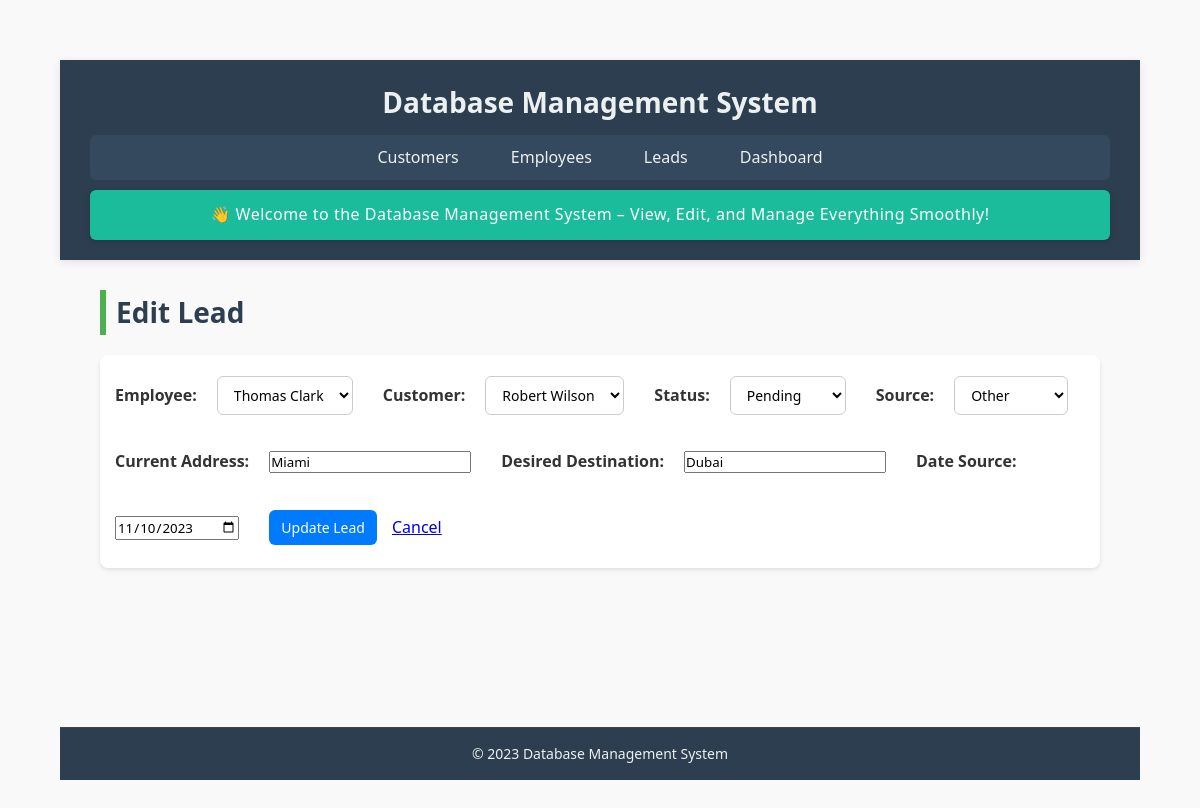
Before: /leads/edit/LEAD005 with the older database file.
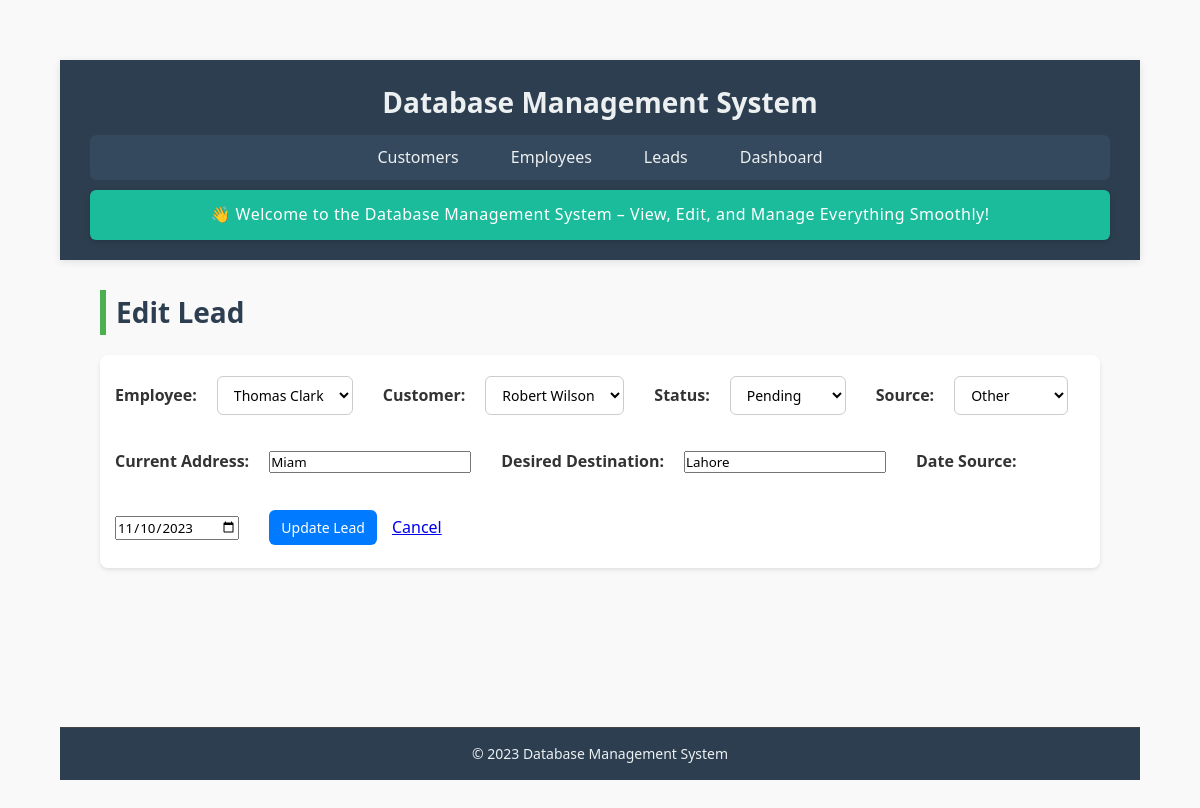
After: the same page with the newer database file.
### tables this page shows
CREATE TABLE leads (
    employeeLeadId TEXT PRIMARY KEY,
    employeeId TEXT NOT NULL,
    employeeName TEXT NOT NULL,
    employeeContactNo TEXT NOT NULL,
    customerName TEXT NOT NULL,
    customerId TEXT NOT NULL,
    customerContactNo TEXT NOT NULL,
    currentAddress TEXT NOT NULL,
    desiredDestination TEXT NOT NULL,
    status TEXT NOT NULL CHECK (status IN ('Pending', 'Contacted', 'Lost', 'Willing', 'Paid', 'Refund', 'Confirmed')),
    source TEXT NOT NULL CHECK (source IN ('Facebook', 'WhatsApp', 'Reference', 'TikTok', 'Other')),
    dateSource TEXT,
    createdAt TEXT DEFAULT CURRENT_TIMESTAMP,
    updatedAt TEXT DEFAULT CURRENT_TIMESTAMP,
    FOREIGN KEY (employeeId) REFERENCES employees(empId),
    FOREIGN KEY (customerId) REFERENCES customers(customerId)
);

CREATE TABLE employees (
    empId TEXT PRIMARY KEY,
    empName TEXT NOT NULL,
    phoneNo TEXT,
    targetAmount REAL NOT NULL CHECK (targetAmount >= 0),
    achievedAmount REAL NOT NULL CHECK (achievedAmount >= 0),
    createdAt TEXT DEFAULT CURRENT_TIMESTAMP,
    updatedAt TEXT DEFAULT CURRENT_TIMESTAMP
);

CREATE TABLE customers (
    customerId TEXT PRIMARY KEY,
    customerName TEXT NOT NULL,
    phone TEXT NOT NULL,
    source TEXT NOT NULL,
    currentLocation TEXT NOT NULL,
    desiredDestination TEXT NOT NULL,
    dateOfArrival TEXT,
    createdAt TEXT DEFAULT CURRENT_TIMESTAMP,
    updatedAt TEXT DEFAULT CURRENT_TIMESTAMP
);

### app.py (the view, shortened to what this page needs)
@app.route('/leads/edit/<string:lead_id>', methods=['GET', 'POST'])
def edit_lead(lead_id):
    with closing(get_db_connection()) as conn:
        with closing(conn.cursor()) as cursor:
            cursor.execute("SELECT * FROM leads WHERE employeeLeadId = ?", (lead_id,))
            lead = cursor.fetchone()
    if not lead:
        flash("Lead not found", "danger")
        return redirect(url_for('leads'))
    return render_template('edit_lead.html', lead=lead, employees=get_all_employees(), customers=get_all_customers())

### app.py (called while the page is built)
def get_db_connection():
    conn = sqlite3.connect(DATABASE, timeout=10)
    conn.row_factory = sqlite3.Row
    conn.execute("PRAGMA journal_mode=WAL")
    return conn

def get_all_employees():
    with closing(get_db_connection()) as conn:
        with closing(conn.cursor()) as cursor:
            cursor.execute("SELECT empId, empName FROM employees")
            return cursor.fetchall()

def get_all_customers():
    with closing(get_db_connection()) as conn:
        with closing(conn.cursor()) as cursor:
            cursor.execute("SELECT customerId, customerName FROM customers")
            return cursor.fetchall()

### templates/edit_lead.html
{% extends "base.html" %}
{% block content %}
<h2>Edit Lead</h2>
<form method="POST">
    <label for="employeeId">Employee:</label>
    <select name="employeeId" required>
        {% for emp in employees %}
        <option value="{{ emp.empId }}" {% if emp.empId==lead.employeeId %}selected{% endif %}>{{ emp.empName }}
        </option>
        {% endfor %}
    </select><br><br>
    <label for="customerId">Customer:</label>
    <select name="customerId" required>
        {% for cust in customers %}
        <option value="{{ cust.customerId }}" {% if cust.customerId==lead.customerId %}selected{% endif %}>{{
            cust.customerName }}</option>
        {% endfor %}
    </select><br><br>
    <label for="status">Status:</label>
    <select name="status" required>
        {% for s in ['Pending', 'Contacted', 'Lost', 'Willing', 'Paid', 'Refund', 'Confirmed'] %}
        <option value="{{ s }}" {% if s==lead.status %}selected{% endif %}>{{ s }}</option>
        {% endfor %}
    </select><br><br>
    <label for="source">Source:</label>
    <select name="source" required>
        {% for s in ['Facebook', 'WhatsApp', 'Reference', 'TikTok', 'Other'] %}
        <option value="{{ s }}" {% if s==lead.source %}selected{% endif %}>{{ s }}</option>
        {% endfor %}
    </select><br><br>
    <label for="currentAddress">Current Address:</label>
    <input type="text" name="currentAddress" value="{{ lead.currentAddress }}" required><br><br>
    <label for="desiredDestination">Desired Destination:</label>
    <input type="text" name="desiredDestination" value="{{ lead.desiredDestination }}" required><br><br>
    <label for="dateSource">Date Source:</label>
    <input type="date" name="dateSource" value="{{ lead.dateSource }}"><br><br>
    <button type="submit">Update Lead</button>
    <a href="{{ url_for('leads') }}">Cancel</a>
</form>
{% endblock %}

Changed rows visible on the page:
changed leads "Pending": currentAddress "Miami" → "Miam"; desiredDestination "Dubai" → "Lahore"
